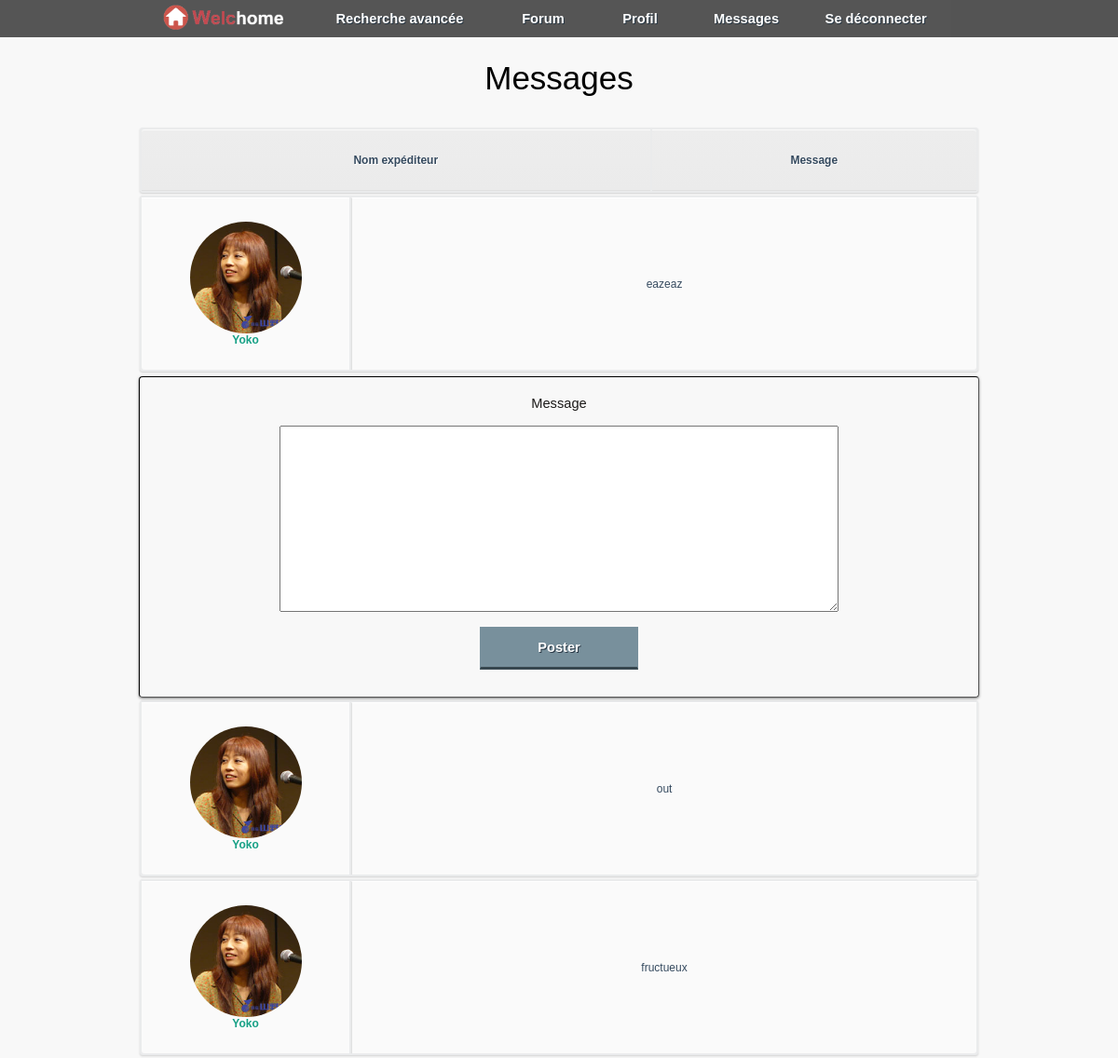
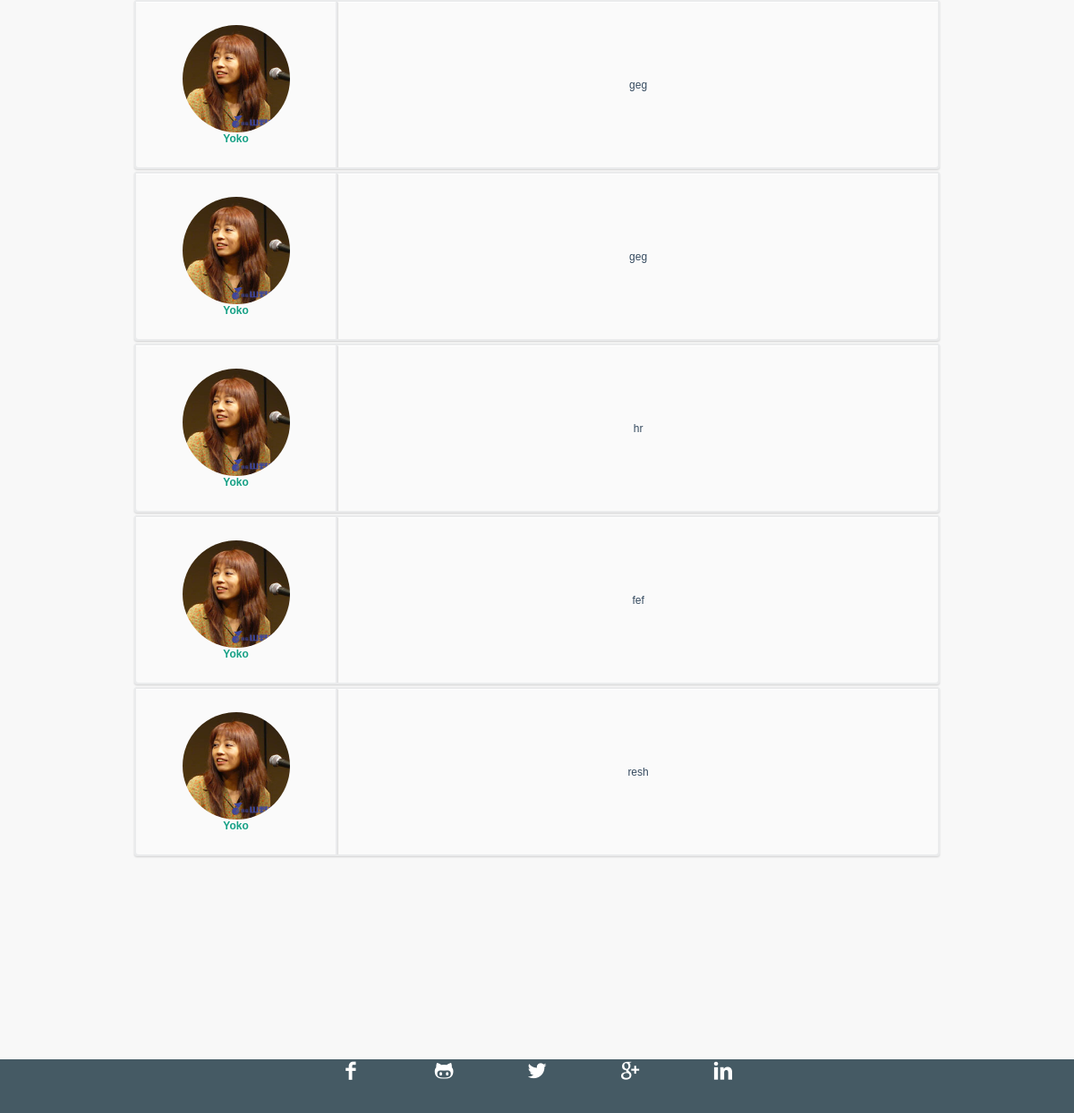
The app's page /fichiers_php/discussion.php?id_friend=1 (signed in) with its own data (2 pictures, top to bottom).
### tables this page shows
CREATE TABLE IF NOT EXISTS `users` (
  `id_users` int(255) NOT NULL AUTO_INCREMENT,
  `username` varchar(255) NOT NULL,
  `nom_user` varchar(200) NOT NULL,
  `prenom_user` varchar(200) NOT NULL,
  `description_users` text NOT NULL,
  `preference_echange` text NOT NULL,
  `password` varchar(255) NOT NULL,
  `email` varchar(255) NOT NULL,
  `rights` varchar(255) NOT NULL,
  `signup_date` date NOT NULL,
  `avatar` text NOT NULL,
  `sexe` text,
  `tel` text,
  `situation` text,
  `profession` text,
  `description` text,
  PRIMARY KEY (`id_users`)
);

CREATE TABLE IF NOT EXISTS `messages` (
  `id_message` int(11) NOT NULL AUTO_INCREMENT,
  `id_expediteur` int(11) NOT NULL DEFAULT '0',
  `id_destinataire` int(11) DEFAULT NULL,
  `date_update` datetime DEFAULT '0000-00-00 00:00:00',
  `titre_message` text NOT NULL,
  `message` text NOT NULL,
  `lu_nonlu` int(11) DEFAULT NULL,
  `echange` int(11) DEFAULT NULL,
  `choix` int(11) DEFAULT NULL,
  `id_logement` int(11) DEFAULT NULL,
  PRIMARY KEY (`id_message`)
);

### fichiers_php/discussion.php (the view, shortened to what this page needs)
<html>
<head>
    <link rel="stylesheet" href="../style.css" />
</head>
<body class="forum_messagerie">
        <?php include("menus.php"); ?>
<div class="superglobal">
    <div class="global">
        <div id="bloc_page_msg">
                <?php
            $req = $bdd -> query("SELECT id_expediteur, titre_message, message, id_message, echange FROM messages WHERE id_expediteur= '" . $_GET['id_friend'] . "' AND id_destinataire= '" . $_SESSION["userid"] . "' OR id_expediteur= '" . $_SESSION["userid"] . "' AND id_destinataire= '" . $_GET['id_friend'] . "' ORDER BY date_update DESC");
            $nb = $req -> rowCount();
            if ($nb == 0) {
                echo '<div class="no_msg"><p><h7>Aucun message</h7></p></div>';
            }
            else {
                echo '<div class="new_msg"><h7>Messages</h7></div>';
                ?>
                <table class="tableau_new_messages">
                    <tr>
                        <th><?php echo nameexpediteur; ?></th>
                        <th>Message</th>
                    </tr>
                </table>
                <?php
                for ($i=0 ; $i < $nb AND $i < 8 ; $i++) {
                    $msg_recu = $req -> fetch();
                    $quser = $bdd -> prepare("SELECT * FROM users WHERE id_users=?");
                    $quser -> execute(array($msg_recu[0]));
                    $un = $quser -> fetch();
                        if ($i<7) {
                            ?>
                            <table class="tableau_new_messages">
                            <tr>
                                <td class="column_msg_1">
                                    <img src='<?php echo $un["avatar"];?>' class='img_member'><br/>
                                    <p><a href='profil.php?id_logement=2&amp;id_users=<?php echo $un[0]; ?>'><?php echo $un[1]; ?></a></p>
                                </td>
                                <td class="column_msg_3"><?php echo $msg_recu[2]; ?></td>
                            </tr>
                            </table>
                        <?php
                        } else { ?>
                            <table class="tableau_new_last_messages">
                            <tr>
                                <td class="column_msg_1">
                                    <img src='<?php echo $un["avatar"];?>' class='img_member'><br/>
                                    <p><a href='profil.php?id_logement=2&amp;id_users=<?php echo $un[0]; ?>'><?php echo $un[1]; ?></a></p>
                                </td>
                                <td class="column_msg_3"><?php echo $msg_recu[2]; ?></td>
                            </tr>
                            </table>
                        <?php
                        }
                if ($i==0) {
                    ?>
                    <div class="cadre_answer_post_discussion" >
                                        <div class="answer1" >
                                            <form action = "discussion.php?id_friend=<?php echo $_GET['id_friend'] ?>" method = "post" >
                                                <label for="message" >Message</label ><br /></br >
                                                <textarea type = "text" name = "message" class="post_message" ></textarea ><br /><br />
                                                <input type = "submit" value = "Poster" id = "btn_connexion" /><br /><br />
                                            </form >
                                        </div >
                    </div>
                    <?php
                    }
                    }
            }
            ?>
            <br/>
        </div>
    </div>
</div>
<?php
include("footer2.php");
?>
</body>
</html>

### fichiers_css/style_menu.css (style rules this page uses)
body { margin: 0; }

### fichiers_css/style_accueil.css (style rules this page uses)
body { margin: 0px; background-color: rgb(248,248,248); }

### fichiers_css/style_connexion.css (style rules this page uses)
#btn_connexion { background-color: #78909C; border: 1px solid transparent; border-bottom: 3px solid #37474F; color: #fff; display: inline-block; width: 170px; text-align: center; text-decoration: none; line-height: 40px; text-shadow: 1px 1px 0px #283744; font-size: 11pt; font-family: 'PT Sans', Arial, sans-serif; font-weight: bold; }

### fichiers_css/footer.css (style rules this page uses)
.superglobal { min-height: 100%; margin-bottom: -41px; }
* { margin: 0; }
html, body { height: 100%; }

### fichiers_css/messagerie.css (style rules this page uses)
#bloc_page_msg { position: relative; width: 100%; padding-top: 40px; padding-bottom: 150px; }
.new_msg { padding-top: 2%; padding-bottom: 30px; text-align: center; font-size: 35px; font-family: century, arial,sans-serif; }
.tableau_new_messages { text-align: center; margin-left: auto; margin-right: auto; margin-bottom: 3px; margin-top: 3px; width: 900px; }
.tableau_new_last_messages { text-align: center; margin-left: auto; margin-right: auto; margin-bottom: 100px; margin-top: 3px; width: 900px; }
.column_msg_1 { width: 120px; }
.column_msg_3 { width: 400px; }
.cadre_answer_post_discussion { position: relative; width: 900px; height: 343px; margin-left: auto; margin-right: auto; margin-top: 5px; margin-bottom: 0px; border-width: 1px; border-style: inset; border-color: black; border-radius: 4px; box-shadow: rgba(0, 0, 0, .5) 0 1px 3px; }
table a:link { color: #16a085; font-weight: bold; text-decoration:none; }
table { font-family:Arial, Helvetica, sans-serif; color:#34495e; font-size:12px; text-shadow: 1px 1px 0px #fff; background:#eaebec; -moz-border-radius:3px; -webkit-border-radius:3px; border-radius:3px; -moz-box-shadow: 0 1px 2px #d1d1d1; -webkit-box-shadow: 0 1px 2px #d1d1d1; box-shadow: 0 1px 2px #d1d1d1; }
table th { padding-top: 25px; padding-bottom: 25px; padding-left: 10px; padding-right: 10px; border-top:1px solid #fafafa; border-bottom:1px solid #e0e0e0; background: #ededed; background: -webkit-gradient(linear, left top, left bottom, from(#ededed), to(#ebebeb)); background: -moz-linear-gradient(top, #ededed, #ebebeb); }
table tr:first-child th:first-child { -moz-border-radius-topleft:3px; -webkit-border-top-left-radius:3px; border-top-left-radius:3px; }
table tr:first-child th:last-child { -moz-border-radius-topright:3px; -webkit-border-top-right-radius:3px; border-top-right-radius:3px; }
table tr { text-align: center; padding-left:20px; }
table td:first-child { border-left: 0; }
table td { padding-top: 25px; padding-bottom: 25px; padding-left: 10px; padding-right: 10px; border-top: 1px solid #ffffff; border-bottom:1px solid #e0e0e0; border-left: 1px solid #e0e0e0; background-color: #fafafa; }
table tr:last-child td { border-bottom:0; }
table tr:last-child td:first-child { -moz-border-radius-bottomleft:3px; -webkit-border-bottom-left-radius:3px; border-bottom-left-radius:3px; }
table tr:last-child td:last-child { -moz-border-radius-bottomright:3px; -webkit-border-bottom-right-radius:3px; border-bottom-right-radius:3px; }

### fichiers_css/forum.css (style rules this page uses)
.img_member { border-radius:65px; width:120px; height:120px; }
.answer1 { position: relative; color: #1c1a19; text-align: center; text-decoration: none; font-size: 11pt; font-family: century, arial,sans-serif; padding-top: 20px; }
.post_message { width: 600px; height: 200px; }

### records on screen
users: avatar (picture), username "Yoko", messages.message "eazeaz", messages.message "out", messages.message "fructueux", messages.message "geg", messages.message "hr", messages.message "fef", messages.message "resh"

### other values on screen
rechercheavancee "Recherche avancée"
forum "Forum"
profil "Profil"
disconnect "Se déconnecter"
nameexpediteur "Nom expéditeur"
